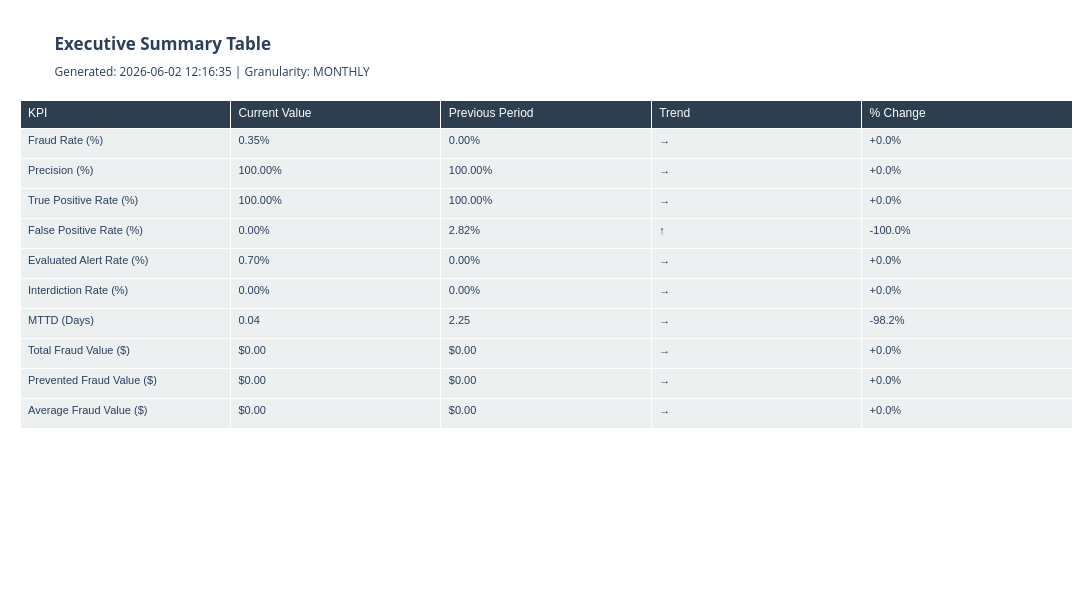

Notebook cell for this chart:
### Code cell
# ============================================================================
# SECTION 8.3: RENDER SUMMARY TABLE (Executive Summary)
# ============================================================================

print("\n" + "="*80)
print("VISUALIZATION: EXECUTIVE SUMMARY TABLE")
print("="*80)

# Create comprehensive summary table
summary_data = {
    'KPI': [
        'Fraud Rate (%)',
        'Precision (%)',
        'True Positive Rate (%)',
        'False Positive Rate (%)',
        'Evaluated Alert Rate (%)',
        'Interdiction Rate (%)',
        'MTTD (Days)',
        'Total Fraud Value ($)',
        'Prevented Fraud Value ($)',
        'Average Fraud Value ($)'
    ],
    'Current Value': [
        f"{current_fraud_rate:.2f}%",
        f"{current_precision:.2f}%",
        f"{current_tpr:.2f}%",
        f"{current_fpr:.2f}%",
        f"{current_evaluated_alert_rate:.2f}%",
        f"{current_interdiction_rate:.2f}%",
        f"{current_mttd:.2f}",
        f"${current_total_fraud_value:,.2f}",
        f"${current_prevented_value:,.2f}",
        f"${current_avg_fraud_value:,.2f}"
    ],
    'Previous Period': [
        f"{fraud_perf_pd['fraud_rate_pct'].iloc[-2]:.2f}%" if len(fraud_perf_pd) >= 2 else "N/A",
        f"{fraud_perf_pd['precision_calc'].iloc[-2]:.2f}%" if len(fraud_perf_pd) >= 2 else "N/A",
        f"{fraud_perf_pd['tpr_calc'].iloc[-2]:.2f}%" if len(fraud_perf_pd) >= 2 else "N/A",
        f"{case_perf_pd['false_positive_rate_pct'].iloc[-2]:.2f}%" if len(case_perf_pd) >= 2 else "N/A",
        f"{alert_perf_pd['evaluated_alert_rate_calc'].iloc[-2]:.2f}%" if len(alert_perf_pd) >= 2 else "N/A",
        f"{alert_perf_pd['overall_interdiction_rate_pct'].iloc[-2]:.2f}%" if len(alert_perf_pd) >= 2 else "N/A",
        f"{case_perf_pd['mttd_days'].iloc[-2]:.2f}" if len(case_perf_pd) >= 2 else "N/A",
        f"${financial_pd['total_fraud_value'].iloc[-2]:,.2f}" if len(financial_pd) >= 2 else "N/A",
        f"${financial_pd['prevented_fraud_value_calc'].iloc[-2]:,.2f}" if len(financial_pd) >= 2 else "N/A",
        f"${financial_pd['average_fraud_value'].iloc[-2]:,.2f}" if len(financial_pd) >= 2 else "N/A"
    ],
    'Trend': [
        trends_df['fraud_rate_direction'].iloc[-1] if len(trends_df) > 0 and 'fraud_rate_direction' in trends_df.columns else "→",
        trends_df['precision_direction'].iloc[-1] if len(trends_df) > 0 and 'precision_direction' in trends_df.columns else "→",
        trends_df['tpr_direction'].iloc[-1] if len(trends_df) > 0 and 'tpr_direction' in trends_df.columns else "→",
        trends_df['fpr_direction'].iloc[-1] if len(trends_df) > 0 and 'fpr_direction' in trends_df.columns else "→",
        trends_df['idr_direction'].iloc[-1] if len(trends_df) > 0 and 'idr_direction' in trends_df.columns else "→",
        trends_df['idr_direction'].iloc[-1] if len(trends_df) > 0 and 'idr_direction' in trends_df.columns else "→",
        "→",
        trends_df['fraud_value_direction'].iloc[-1] if len(trends_df) > 0 and 'fraud_value_direction' in trends_df.columns else "→",
        trends_df['fraud_value_direction'].iloc[-1] if len(trends_df) > 0 and 'fraud_value_direction' in trends_df.columns else "→",
        trends_df['fraud_value_direction'].iloc[-1] if len(trends_df) > 0 and 'fraud_value_direction' in trends_df.columns else "→",
    ],
    '% Change': [
        f"{trends_df['fraud_rate_change_pct'].iloc[-1]:+.1f}%" if len(trends_df) > 0 else "N/A",
        f"{trends_df['precision_change_pct'].iloc[-1]:+.1f}%" if len(trends_df) > 0 else "N/A",
        f"{trends_df['tpr_change_pct'].iloc[-1]:+.1f}%" if len(trends_df) > 0 else "N/A",
        f"{trends_df['fpr_change_pct'].iloc[-1]:+.1f}%" if len(trends_df) > 0 else "N/A",
        f"{trends_df['ear_change_pct'].iloc[-1]:+.1f}%" if len(trends_df) > 0 else "N/A",
        f"{trends_df['idr_change_pct'].iloc[-1]:+.1f}%" if len(trends_df) > 0 else "N/A",
        f"{trends_df['mttd_change_pct'].iloc[-1]:+.1f}%" if len(trends_df) > 0 else "N/A",
        f"{trends_df['fraud_value_change_pct'].iloc[-1]:+.1f}%" if len(trends_df) > 0 else "N/A",
        f"{trends_df['fraud_value_change_pct'].iloc[-1]:+.1f}%" if len(trends_df) > 0 else "N/A",
        f"{trends_df['fraud_value_change_pct'].iloc[-1]:+.1f}%" if len(trends_df) > 0 else "N/A",
    ]
}

summary_table_df = pd.DataFrame(summary_data)

# Create Plotly table
fig_summary = go.Figure(data=[go.Table(
    header=dict(
        values=list(summary_table_df.columns),
        fill_color='#2c3e50',
        align='left',
        font=dict(color='white', size=12, family="Arial")
    ),
    cells=dict(
        values=[summary_table_df[col] for col in summary_table_df.columns],
        fill_color='#ecf0f1',
        align='left',
        font=dict(size=11, family="Arial"),
        height=30
    )
)])

fig_summary.update_layout(
    title=f"<b>Executive Summary Table</b><br><sub>Generated: {pd.Timestamp.now().strftime('%Y-%m-%d %H:%M:%S')} | Granularity: {time_granularity.upper()}</sub>",
    height=600,
    width=1400,
    margin=dict(l=20, r=20, t=100, b=20)
)

print("✓ Executive summary table created with 10 KPIs")
print("  Columns: Current Value, Previous Period, Trend Direction, % Change")

# Display the figure
fig_summary.show()

### Figure 1 — Plotly figure (JSON) as saved in the notebook; plotly's stock layout.template omitted (floating-point values rounded to 4 significant figures)
{"data": [{"cells": {"align": "left", "fill": {"color": "#ecf0f1"}, "font": {"family": "Arial", "size": 11}, "height": 30, "values": [["Fraud Rate (%)", "Precision (%)", "True Positive Rate (%)", "False Positive Rate (%)", "Evaluated Alert Rate (%)", "Interdiction Rate (%)", "MTTD (Days)", "Total Fraud Value ($)", "Prevented Fraud Value ($)", "Average Fraud Value ($)"], ["0.35%", "100.00%", "100.00%", "0.00%", "0.70%", "0.00%", "0.04", "$0.00", "$0.00", "$0.00"], ["0.00%", "100.00%", "100.00%", "2.82%", "0.00%", "0.00%", "2.25", "$0.00", "$0.00", "$0.00"], ["→", "→", "→", "↑", "→", "→", "→", "→", "→", "→"], ["+0.0%", "+0.0%", "+0.0%", "-100.0%", "+0.0%", "+0.0%", "-98.2%", "+0.0%", "+0.0%", "+0.0%"]]}, "header": {"align": "left", "fill": {"color": "#2c3e50"}, "font": {"color": "white", "family": "Arial", "size": 12}, "values": ["KPI", "Current Value", "Previous Period", "Trend", "% Change"]}, "type": "table"}], "layout": {"height": 600, "margin": {"b": 20, "l": 20, "r": 20, "t": 100}, "title": {"text": "<b>Executive Summary Table</b><br><sub>Generated: 2026-06-02 12:16:35 | Granularity: MONTHLY</sub>"}, "width": 1400}}
